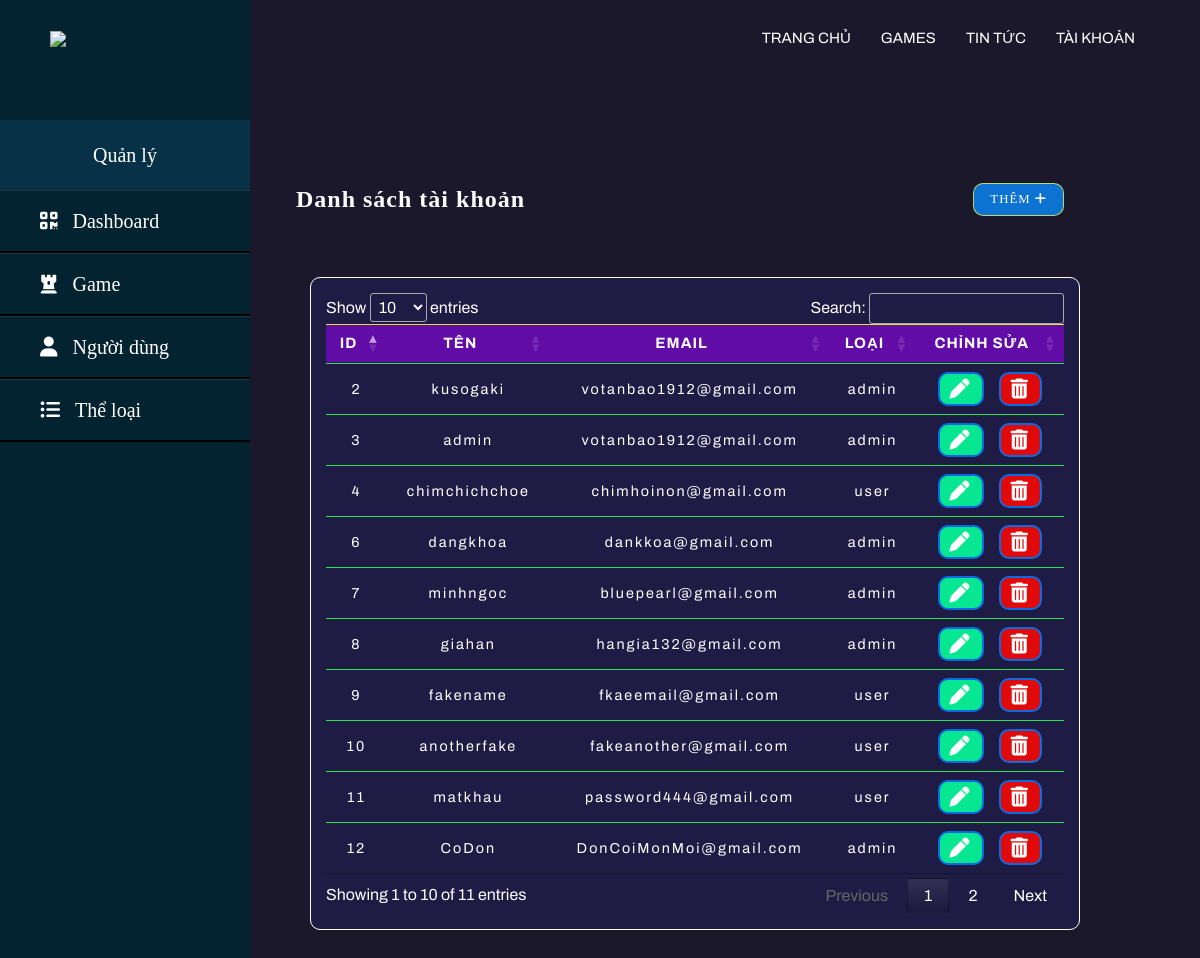
The page /admin/List_user.php on the database its author committed.
### tables this page shows
CREATE TABLE `acc` (
  `userID` int(11) NOT NULL,
  `userName` varchar(500) NOT NULL,
  `userEmail` varchar(500) NOT NULL,
  `userPass` varchar(500) NOT NULL,
  `userType` varchar(100) NOT NULL DEFAULT 'user'
);

### admin/List_user.php (the view, shortened to what this page needs)
<!DOCTYPE html>
<html lang="en">
<?php include_once '../inc/head-admin.php' ?>
<body>
 <?php  include_once '../inc/navbar.php'; ?>
<?php  include_once '../inc/sidemenu.php'; ?>
<section>
	 <?php
			require_once('../html/connect.php');
			$query = "SELECT * FROM `acc` ORDER BY `acc`.`userType` ASC";
		?>
	 <div class="recent-grid" id="A">
		<div class="game">
			<div class="card">
				<div class="card-header" id="B">
					<h2>Danh sách tài khoản</h2>
					<a href="../html/signup.php">
						<button>
							Thêm
							<i class="fa-solid fa-plus"></i>
						</button></a>
				</div>
				<div class="card-body">
					<div class="table">
						<table id="myTab">
							<thead>
								<tr>
								<th>ID</th>
								<th>Tên</th>
								<th>Email</th>
								<th>Loại</th>
								<th>Chỉnh sửa</th>
								</tr>
							</thead>
							<tbody>
								<?php
								$sql = mysqli_query($connect,$query);
								while($row_G = mysqli_fetch_array($sql))
								{
									echo
								'<tr>
									<td>
										'.$row_G['userID'].'
									</td>
									<td>
										'.$row_G['userName'].'
									</td>
									<td>
										'.$row_G['userEmail'].'
									</td>
									<td>
										'.$row_G['userType'].'
									</td>
									<td>';
									?>
											<span class="action-btn">
												<a href="./edit_User.php?id=<?php echo $row_G['userID']; ?>">
													<i class="fa-solid fa-pen" id="edit"></i>
												</a>
												<a onclick="return Del('<?php echo $row_G['userName']; ?>')" href="./delete_User.php?id=<?php echo $row_G['userID'] ?>">
													<i class="fa-solid fa-trash-can" id="delete"></i>
												</a>
											</span>
									<?php
										echo
										'
											</td>
										</tr>
										';
									}
									?>
							</tbody>
						</table>
					</div>
				</div>
			</div>
		</div>
	</div>
</section>
	</body>
</html>

### inc/head-admin.php (shortened to what this page needs)
<head>
		<link rel="stylesheet" href ="../css/index-styles.css">
		<link rel="stylesheet" href ="../css/admin-index-style.css">
		<link rel="stylesheet" href ="../css/normalize.css">
		<link rel="stylesheet" href="https://cdnjs.cloudflare.com/ajax/libs/font-awesome/6.1.1/css/all.min.css"
 />
		<link rel="stylesheet" type="text/css" href="../css/datatables.css"/>
	</head>

### inc/navbar.php (shortened to what this page needs)
<header>
		<img class ="logo" src="https://i.imgur.com/IIfskYh.png" >
		<nav>
			<ul>
				<li><a href="../main/index.php"> Trang chủ </a></li>
				<li><a href="../html/all-game.php"> Games </a></li>
				<li><a href="#"> Tin Tức </a></li>
				<?php
					if(isset($_SESSION["userName"]))
					{
						if($_SESSION["userType"]== "admin")
						{
							echo "<li><a href='../html/profile.php'> Trang cá nhân </a></li>";
							echo "<li><a href='../admin/admin-index.php'> Quản lý </a></li>";
							echo "<li><a href='../inc/logout.inc.php'> Đăng xuất </a></li>";
							echo "<li>".$_SESSION["userEmail"]." </li>";
						}
						else
						{
							echo "<li><a href='../html/profile.php'> Trang cá nhân </a></li>";
							echo "<li><a href='../inc/logout.inc.php'> Đăng xuất </a></li>";
							echo "<li>".$_SESSION["userEmail"]." </li>";
						}
					}
					else
					{
						echo "<li><a href='../html/log-acc.php'> Tài Khoản </a></li>";
					}
				?>
			</ul>
		</nav>
</header>

### inc/sidemenu.php
<div class="sidebar">
		<div class="tlt">
			Quản lý
		</div>
		<ul>
			<li><a href="./admin-index.php"><i class="fas fa-qrcode"></i>Dashboard</a></li>
			<li><a href="./List_game.php"><i class="fa-solid fa-chess-rook"></i>Game</a></li>
			<li><a href="./List_user.php"><i class="fa-solid fa-user"></i>Người dùng</a></li>
			<li><a href="./List_category.php"><i class="fa-solid fa-list-ul"></i>Thể loại</a></li>
		</ul>
</div>

### css/index-styles.css (style rules this page uses)
:root { --archivo: 'Archivo', sans-serif; --audiowided: 'Audiowide', cursive; --oswald: 'Oswald', sans-serif; }
* { margin: 0; padding: 0; box-sizing: border-box; list-style: none; text-decoration: none; scroll-behavior: smooth; scroll-padding-top: 2rem; }
section { padding: 2rem 0 3rem; }
body { margin:0; padding:0; background: #1b182b; color: #fff; }
h1,h2,h3,h4 { margin: 16px 0; line-height: 1.3; letter-spacing: 1px; }
header { font-family: var(--archivo); font-size: 15px; position: fixed; width: 100%; top: 0; left: 0; padding: 30px 50px; display: flex; align-items: center; transition: 0.6s; justify-content: space-between; z-index: 100000; }
.logo { position: relative; width:15%; transition: 0.6s; cursor: pointer; }
header ul { position: relative; display: flex; justify-content: center; align-items: center; }
header ul li { list-style: none; display: inline-block; margin: 0 15px; position: relative; }
header ul li a { text-decoration: none; color:#fff; text-transform: uppercase; transition: 0.3s; }
header ul li::after { content: ''; height: 3px; width: 0; background: #8c14cc; position: absolute; left: 0; bottom: -10px; transition: 0.3s; }
header .logo, header.sticky ul li a { color: #000; }

### css/admin-index-style.css (style rules this page uses)
:root { --archivo: 'Archivo', sans-serif; --audiowided: 'Audiowide', cursive; --oswald: 'Oswald', sans-serif; }
body { display: flex; }
.sidebar { position: fixed; width: 250px; height: 100%; background: #042331; padding-top: 120px; }
.sidebar .tlt { font-size: 20px; color: #fff; text-align: center; line-height: 70px; background: #063146; user-select: none; }
.sidebar ul a { display: block; height: 100%; width: 100%; line-height: 60px; font-size: 20px; color: #fff; padding-left: 40px; box-sizing: border-box; border-top: 1px solid rgba(255,255,255,0.1); border-bottom: 2px solid #000; transition: all 0.3s; }
.sidebar ul a i { margin-right: 15px; }
section { width: calc(100%-250px); position: relative; margin-left: 250px; margin-top: 40px; }
.table { max-width: 900px; font-family: var(--archivo); border: 1px solid #fff; background-color: #2b29913f; padding: 15px; overflow: auto; margin: 30px 0 30px 30px; border-radius: 10px; }
.table table { width: 100%; font: 15px; letter-spacing: 1px; border-collapse: collapse; }
.table table>thead { text-transform: uppercase; background-color: #620ca8; color: #fff; }
table>thead th { border-top: 1px solid rgb(214, 233, 45); border-bottom: 1px solid rgb(214, 233, 45); padding: 15px; }
.table table th, .table table td { justify-content: center; text-align: center; align-items: center; }
.table table tbody tr { border-top: 1px solid rgb(36, 230, 84); }
.action-btn { display: flex; justify-content: center; gap: 15px; }
.action-btn .fa-solid { text-decoration: none; color: #fff; border: 2px solid rgb(14, 106, 226); display: inline-block; padding: 5px 10px; font-size: 20px; font-weight: bold; border-radius: 10px; transition: 0.2s ease-in-out; }
.action-btn #edit { background: #07e791; }
.action-btn #delete { background: #e00a0a; }
.recent-grid { margin-top: 3.5rem; margin: 30px 30px 0 30px; display: grid; grid-gap: 2rem; grid-template-columns: 55% auto; }
#A { min-width: 800px; grid-template-columns:auto; }
.card { border-radius: 10px; }
.card-header { padding: 1rem; }
#B { margin-top: 50px ; }
.card-header { color: #fff; display: flex; justify-content: space-between; align-items: center; box-sizing: border-box; }
.card-header button { background-color: #0c73d3; border-radius: 10px; color: #Fff; font-size: 0.8rem; padding: 0.5rem 1rem; border: 1px solid rgba(227, 236, 90, 0.836); cursor: pointer; letter-spacing: 1px; transition: 0.2s all; text-transform: uppercase; }
.card-body table { border-collapse: collapse; width: 100%; justify-content: center; text-align: center; align-items: center; overflow-x: auto; }
.card-body thead tr { border-top: 1px solid rgb(214, 233, 45); border-bottom: 1px solid rgb(214, 233, 45); }
.card-body thead th { color: #fff; text-transform: uppercase; background-color: #620ca8; font-weight: bold; padding: 0.5rem 1rem; font-size: 15px; }
.card-body tbody td { color: #fff; font-family: var(--archivo); padding: 0.5rem 1rem; font-size: 0.9rem; border-top: 1px solid rgb(36, 230, 84); letter-spacing: 2px; }

### rows shown on the page
acc: userID "2", userName "kusogaki", userEmail "votanbao1912@gmail.com", userType "admin"
acc: userID "3", userName "admin", userEmail "votanbao1912@gmail.com", userType "admin"
acc: userID "6", userName "dangkhoa", userEmail "dankkoa@gmail.com", userType "admin"
acc: userID "7", userName "minhngoc", userEmail "bluepearl@gmail.com", userType "admin"
acc: userID "8", userName "giahan", userEmail "hangia132@gmail.com", userType "admin"
acc: userID "12", userName "CoDon", userEmail "DonCoiMonMoi@gmail.com", userType "admin"
acc: userID "4", userName "chimchichchoe", userEmail "chimhoinon@gmail.com", userType "user"
acc: userID "9", userName "fakename", userEmail "fkaeemail@gmail.com", userType "user"
acc: userID "10", userName "anotherfake", userEmail "fakeanother@gmail.com", userType "user"
acc: userID "11", userName "matkhau", userEmail "password444@gmail.com", userType "user"
